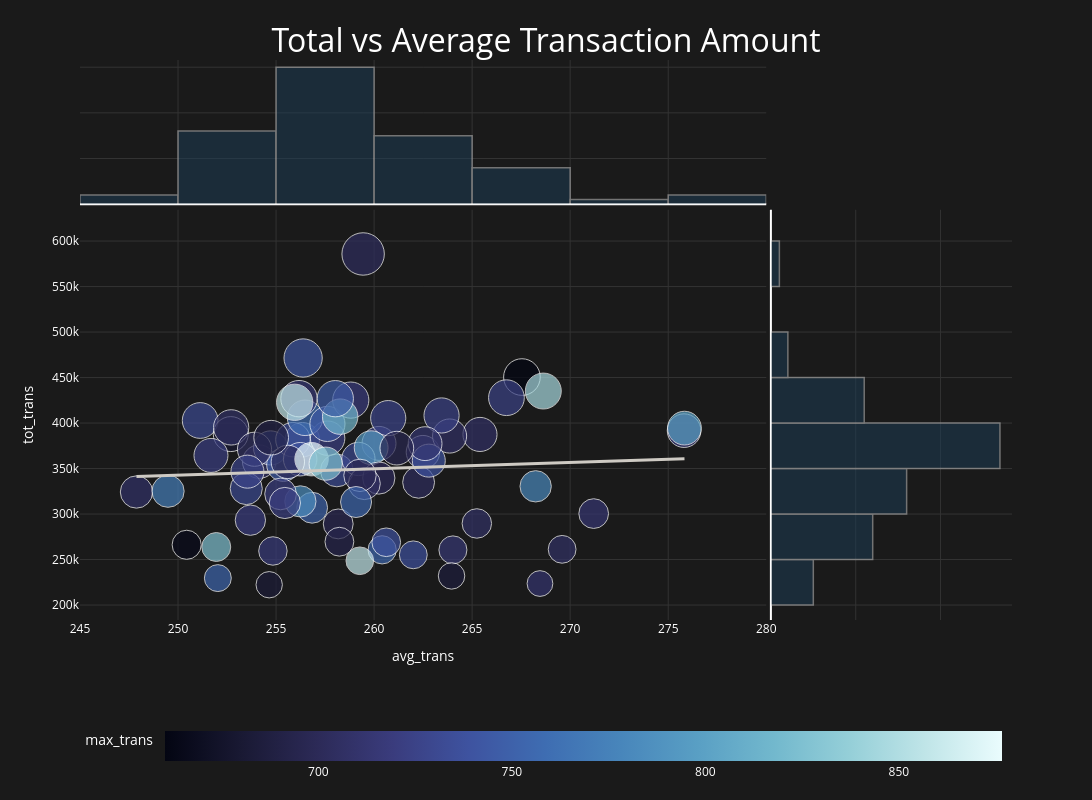

The notebook cell this image was saved under:
### Code cell
# Visualize the correlation between average and total transaction amounts by city

graphic_i = px.scatter(df_i.reset_index(), x="avg_trans", y="tot_trans", marginal_x="histogram", marginal_y="histogram",trendline="ols",
                     size = "count_users" , size_max=30, hover_name="city", hover_data={"avg_trans": True, "tot_trans": True}, color="max_trans")

# Adjust figure size
graphic_i.update_layout( width=1200, height=800)

# Configure title
graphic_i.update_layout(title={"text": "Total vs Average Transaction Amount", "x": 0.5,"xanchor": "center",
                             "yanchor": "top","font": {"size": 32,"color": "#FFFFFF" }})

# Apply colors
graphic_i.update_layout(coloraxis_colorscale="Ice")

graphic_i.update_layout(paper_bgcolor="#1a1a1a", plot_bgcolor="#1a1a1a",
                      font_color="#FFFFFF",legend_title_font_color="#FFFFFF",legend_font_color="#FFFFFF")

graphic_i.update_xaxes(color= "#FFFFFF", gridcolor="#333")
graphic_i.update_yaxes(color="#FFFFFF", gridcolor="#333")

# Customize hist and trendline
graphic_i.update_traces(marker_color="#1d3e58", marker_line_color="#cccccc", marker_line_width=1.5, selector=dict(type="histogram"))
graphic_i.update_traces(line=dict( color= "#cecac3", width=3), selector=dict(mode="lines"))

# Configure colorbar
graphic_i.update_layout(coloraxis_colorbar=dict(orientation="h",y=-0.3,x=0.5,xanchor="center",title="max_trans"))

graphic_i.show()

### Figure 1 — Plotly figure (JSON) as saved in the notebook; plotly's stock layout.template omitted (floating-point values rounded to 4 significant figures)
{"data": [{"hovertemplate": "<b>%{hovertext}</b><br><br>avg_trans=%{x}<br>tot_trans=%{y}<br>count_users=%{marker.size}<br>max_trans=%{marker.color}<extra></extra>", "hovertext": ["Amadora", "Amsterdam", "Barcelona", "Berlin", "Bilbao", "Birmingham", "Braga", "Calgary", "Chicago", "Coimbra", "Cologne", "Dallas", "Edmonton", "Eindhoven", "Frankfurt", "Funchal", "Gdansk", "Genoa", "Glasgow", "Gothenburg", "Groningen", "Hamburg", "Hamilton", "Houston", "Kitchener", "Krakow", "Leeds", "Lisbon", "Liverpool", "Lodz", "London", "Los Angeles", "Lyon", "Madrid", "Malmö", "Manchester", "Marseille", "Milan", "Montreal", "Munich", "Nantes", "Naples", "New York", "Nice", "Ottawa", "Palermo", "Paris", "Philadelphia", "Phoenix", "Porto", "Poznan", "Quebec City", "Rome", "Rotterdam", "San Antonio", "San Diego", "San Jose", "Sevilla", "Stockholm", "Stuttgart", "The Hague", "Toronto", "Toulouse", "Turin", "Uppsala", "Utrecht", "Valencia", "Vancouver", "Västerås", "Warsaw", "Winnipeg", "Wroclaw", "Zaragoza", "Örebro"], "legendgroup": "", "marker": {"color": [706.4, 732.7, 754.1, 714.5, 722.9, 722.6, 708.2, 712.3, 780.3, 706.0, 734.9, 685.6, 718.3, 706.0, 729.5, 746.0, 703.0, 718.5, 733.9, 706.5, 759.8, 730.6, 755, 858.5, 707.1, 751.0, 772.0, 743.8, 680.1, 730.9, 724.9, 784.5, 736.6, 660.4, 707.0, 703.0, 703.6, 715.0, 753.4, 741.7, 725.8, 721.3, 737.6, 699.5, 737.5, 876.7, 720.8, 845.9, 707.0, 719.2, 724.4, 665.0, 794.9, 701.0, 713.4, 825.1, 706.4, 817.1, 697.1, 800.5, 858.6, 693.5, 721.5, 739.0, 712.8, 746.9, 696.8, 683.4, 726.5, 824.6, 754.4, 689.8, 696.6, 720.4], "coloraxis": "coloraxis", "size": [1460, 1348, 1489, 987, 1451, 1488, 1308, 833, 1232, 1407, 1463, 879, 1018, 1402, 1391, 1387, 1277, 1420, 1492, 1462, 1582, 1604, 1001, 959, 969, 1195, 1303, 1549, 1535, 1294, 1550, 1225, 1406, 1684, 1564, 2258, 1462, 1666, 911, 1839, 1555, 1262, 974, 1398, 1032, 1403, 1222, 1620, 1092, 1643, 1604, 1063, 1435, 1305, 1108, 1047, 1285, 1576, 1120, 1430, 1652, 1044, 1448, 1365, 1437, 1654, 1321, 873, 1367, 1380, 1209, 1507, 1426, 1156], "sizemode": "area", "sizeref": 2.509, "symbol": "circle"}, "mode": "markers", "name": "", "orientation": "v", "showlegend": false, "type": "scatter", "x": [265.4, 258.1, 256.3, 264.0, 260.2, 257.6, 247.9, 268.5, 268.2, 254.1, 254.7, 263.9, 254.8, 262.5, 259.2, 255.4, 262.3, 275.8, 255.9, 263.9, 256.5, 251.1, 260.4, 259.3, 269.6, 256.8, 249.5, 257.6, 252.7, 253.5, 263.4, 256.2, 256.2, 267.5, 252.7, 259.4, 253.9, 256.2, 252.0, 256.4, 260.7, 255.2, 262, 255.6, 260.6, 256.8, 255.4, 268.6, 265.2, 258.8, 266.8, 250.4, 259.9, 260.2, 271.2, 251.9, 259.5, 258.3, 258.2, 275.8, 255.9, 258.2, 251.7, 262.8, 262.6, 258.0, 259.3, 254.7, 253.5, 257.5, 259.1, 254.8, 261.2, 253.7], "xaxis": "x", "y": [387500.0, 347900.0, 381700.0, 260600.0, 377600.0, 383400.0, 324200.0, 223600.0, 330500.0, 357600.0, 372700.0, 232000.0, 259400.0, 368000.0, 360600.0, 354200.0, 334900.0, 391600.0, 381700.0, 385700.0, 405800.0, 402809, 260700.0, 248600.0, 261200.0, 306900.0, 325100.0, 399000.0, 387900.0, 328000.0, 408300.0, 313900.0, 360300.0, 450500.0, 395200.0, 585800.0, 371200.0, 426800.0, 229600.0, 471500.0, 405400.0, 322100.0, 255200.0, 357300.0, 269000.0, 360300.0, 312200.0, 435200.0, 289600.0, 425200.0, 427900.0, 266200.0, 372900.0, 339600.0, 300500.0, 263800.0, 333500.0, 407000.0, 289200.0, 394400.0, 422800.0, 269600.0, 364400.0, 358700.0, 377400.0, 426800.0, 342500.0, 222300.0, 346600.0, 355400.0, 313200.0, 383900.0, 372400.0, 293300.0], "yaxis": "y"}, {"alignmentgroup": "True", "bingroup": "x", "hovertemplate": "avg_trans=%{x}<br>count=%{y}<extra></extra>", "legendgroup": "", "marker": {"color": "#1d3e58", "line": {"color": "#cccccc", "width": 1.5}}, "name": "", "offsetgroup": "", "opacity": 0.5, "showlegend": false, "type": "histogram", "x": [265.4, 258.1, 256.3, 264.0, 260.2, 257.6, 247.9, 268.5, 268.2, 254.1, 254.7, 263.9, 254.8, 262.5, 259.2, 255.4, 262.3, 275.8, 255.9, 263.9, 256.5, 251.1, 260.4, 259.3, 269.6, 256.8, 249.5, 257.6, 252.7, 253.5, 263.4, 256.2, 256.2, 267.5, 252.7, 259.4, 253.9, 256.2, 252.0, 256.4, 260.7, 255.2, 262, 255.6, 260.6, 256.8, 255.4, 268.6, 265.2, 258.8, 266.8, 250.4, 259.9, 260.2, 271.2, 251.9, 259.5, 258.3, 258.2, 275.8, 255.9, 258.2, 251.7, 262.8, 262.6, 258.0, 259.3, 254.7, 253.5, 257.5, 259.1, 254.8, 261.2, 253.7], "xaxis": "x3", "yaxis": "y3"}, {"alignmentgroup": "True", "bingroup": "y", "hovertemplate": "tot_trans=%{y}<br>count=%{x}<extra></extra>", "legendgroup": "", "marker": {"color": "#1d3e58", "line": {"color": "#cccccc", "width": 1.5}}, "name": "", "offsetgroup": "", "opacity": 0.5, "showlegend": false, "type": "histogram", "xaxis": "x2", "y": [387500.0, 347900.0, 381700.0, 260600.0, 377600.0, 383400.0, 324200.0, 223600.0, 330500.0, 357600.0, 372700.0, 232000.0, 259400.0, 368000.0, 360600.0, 354200.0, 334900.0, 391600.0, 381700.0, 385700.0, 405800.0, 402809, 260700.0, 248600.0, 261200.0, 306900.0, 325100.0, 399000.0, 387900.0, 328000.0, 408300.0, 313900.0, 360300.0, 450500.0, 395200.0, 585800.0, 371200.0, 426800.0, 229600.0, 471500.0, 405400.0, 322100.0, 255200.0, 357300.0, 269000.0, 360300.0, 312200.0, 435200.0, 289600.0, 425200.0, 427900.0, 266200.0, 372900.0, 339600.0, 300500.0, 263800.0, 333500.0, 407000.0, 289200.0, 394400.0, 422800.0, 269600.0, 364400.0, 358700.0, 377400.0, 426800.0, 342500.0, 222300.0, 346600.0, 355400.0, 313200.0, 383900.0, 372400.0, 293300.0], "yaxis": "y2"}, {"hovertemplate": "<b>OLS trendline</b><br>tot_trans = 698.053 * avg_trans + 168281<br>R<sup>2</sup>=0.003710<br><br>avg_trans=%{x}<br>tot_trans=%{y} <b>(trend)</b><extra></extra>", "legendgroup": "", "line": {"color": "#cecac3", "width": 3}, "marker": {"symbol": "circle"}, "mode": "lines", "name": "", "showlegend": false, "type": "scatter", "x": [247.9, 249.5, 250.4, 251.1, 251.7, 251.9, 252.0, 252.7, 252.7, 253.5, 253.5, 253.7, 253.9, 254.1, 254.7, 254.7, 254.8, 254.8, 255.2, 255.4, 255.4, 255.6, 255.9, 255.9, 256.2, 256.2, 256.2, 256.3, 256.4, 256.5, 256.8, 256.8, 257.5, 257.6, 257.6, 258.0, 258.1, 258.2, 258.2, 258.3, 258.8, 259.1, 259.2, 259.3, 259.3, 259.4, 259.5, 259.9, 260.2, 260.2, 260.4, 260.6, 260.7, 261.2, 262, 262.3, 262.5, 262.6, 262.8, 263.4, 263.9, 263.9, 264.0, 265.2, 265.4, 266.8, 267.5, 268.2, 268.5, 268.6, 269.6, 271.2, 275.8, 275.8], "xaxis": "x", "y": [341300.0, 342400.0, 343100.0, 343600.0, 344000.0, 344200.0, 344200.0, 344700.0, 344700.0, 345200.0, 345300.0, 345400.0, 345500.0, 345700.0, 346000.0, 346100.0, 346100.0, 346200.0, 346400.0, 346500.0, 346600.0, 346700.0, 346900.0, 346900.0, 347100.0, 347100.0, 347100.0, 347200.0, 347200.0, 347300.0, 347500.0, 347600.0, 348100.0, 348100.0, 348100.0, 348400.0, 348400.0, 348500.0, 348500.0, 348600.0, 348900.0, 349100.0, 349200.0, 349300.0, 349300.0, 349400.0, 349400.0, 349700.0, 349900.0, 349900.0, 350100.0, 350200.0, 350300.0, 350600.0, 351200.0, 351400.0, 351500.0, 351600.0, 351700.0, 352200.0, 352500.0, 352500.0, 352600.0, 353400.0, 353500.0, 354500.0, 355000.0, 355500.0, 355700.0, 355800.0, 356500.0, 357600.0, 360800.0, 360800.0], "yaxis": "y"}], "layout": {"barmode": "overlay", "coloraxis": {"colorbar": {"orientation": "h", "title": {"text": "max_trans"}, "x": 0.5, "xanchor": "center", "y": -0.3}, "colorscale": [[0, "rgb(3, 5, 18)"], [0.09091, "rgb(25, 25, 51)"], [0.1818, "rgb(44, 42, 87)"], [0.2727, "rgb(58, 60, 125)"], [0.3636, "rgb(62, 83, 160)"], [0.4545, "rgb(62, 109, 178)"], [0.5455, "rgb(72, 134, 187)"], [0.6364, "rgb(89, 159, 196)"], [0.7273, "rgb(114, 184, 205)"], [0.8182, "rgb(149, 207, 216)"], [0.9091, "rgb(192, 229, 232)"], [1, "rgb(234, 252, 253)"]]}, "font": {"color": "#FFFFFF"}, "height": 800, "legend": {"font": {"color": "#FFFFFF"}, "itemsizing": "constant", "title": {"font": {"color": "#FFFFFF"}}, "tracegroupgap": 0}, "margin": {"t": 60}, "paper_bgcolor": "#1a1a1a", "plot_bgcolor": "#1a1a1a", "title": {"font": {"color": "#FFFFFF", "size": 32}, "text": "Total vs Average Transaction Amount", "x": 0.5, "xanchor": "center", "yanchor": "top"}, "width": 1200, "xaxis": {"anchor": "y", "color": "#FFFFFF", "domain": [0, 0.7363], "gridcolor": "#333", "title": {"text": "avg_trans"}}, "xaxis2": {"anchor": "y2", "color": "#FFFFFF", "domain": [0.7413, 1], "gridcolor": "#333", "matches": "x2", "showgrid": true, "showline": false, "showticklabels": false, "ticks": ""}, "xaxis3": {"anchor": "y3", "color": "#FFFFFF", "domain": [0, 0.7363], "gridcolor": "#333", "matches": "x", "showgrid": true, "showticklabels": false}, "xaxis4": {"anchor": "y4", "color": "#FFFFFF", "domain": [0.7413, 1], "gridcolor": "#333", "matches": "x2", "showgrid": true, "showline": false, "showticklabels": false, "ticks": ""}, "yaxis": {"anchor": "x", "color": "#FFFFFF", "domain": [0, 0.7326], "gridcolor": "#333", "title": {"text": "tot_trans"}}, "yaxis2": {"anchor": "x2", "color": "#FFFFFF", "domain": [0, 0.7326], "gridcolor": "#333", "matches": "y", "showgrid": true, "showticklabels": false}, "yaxis3": {"anchor": "x3", "color": "#FFFFFF", "domain": [0.7426, 1], "gridcolor": "#333", "matches": "y3", "showgrid": true, "showline": false, "showticklabels": false, "ticks": ""}, "yaxis4": {"anchor": "x4", "color": "#FFFFFF", "domain": [0.7426, 1], "gridcolor": "#333", "matches": "y3", "showgrid": true, "showline": false, "showticklabels": false, "ticks": ""}}}
